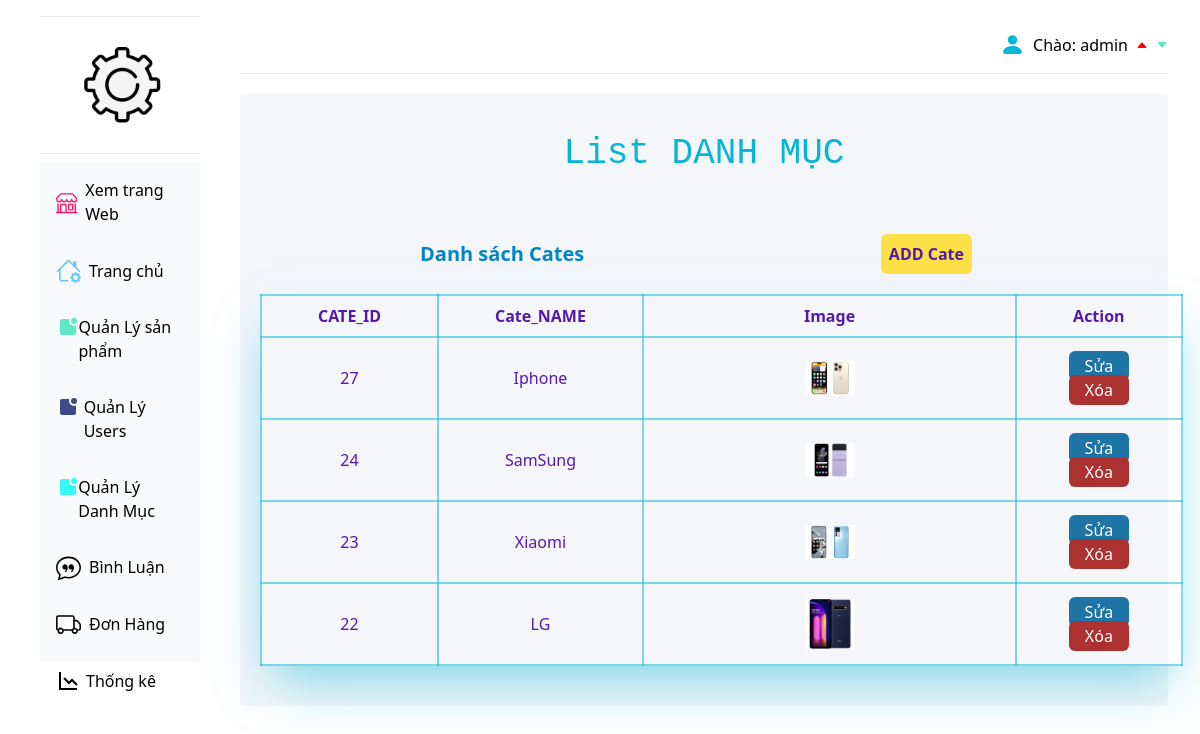
Screenshot of /admin/index.php?act=list-cate (signed in) with the database file from the repository.
### tables this page shows
CREATE TABLE `categories` (
  `id` int(11) NOT NULL,
  `categories_name` varchar(255) DEFAULT NULL,
  `image` varchar(255) DEFAULT NULL
);

### guest/pdo.php (called while the page is built, shortened)
<?php
function pdo_get_connection()
{
    $dburl = "mysql:host=localhost;dbname=duan1;charset=utf8";
    $username = 'root';
    $password = '';
    $conn = new PDO($dburl, $username, $password);
    $conn->setAttribute(PDO::ATTR_ERRMODE, PDO::ERRMODE_EXCEPTION);
    return $conn;
}
function pdo_query($sql)
{
    $sql_args = array_slice(func_get_args(), 1);
    try {
        $conn = pdo_get_connection();
        $stmt = $conn->prepare($sql);
        $stmt->execute($sql_args);
        $rows = $stmt->fetchAll();
        return $rows;
    } catch (PDOException $e) {
        throw $e;
    } finally {
        unset($conn);
    }
}

### guest/category.php (called while the page is built, shortened)
<?php
require_once "pdo.php";
function lay_tat_ca_danh_muc($order = "DESC")
{
    $sql = "SELECT * FROM categories ORDER BY id $order";
    $ds_danh_muc = pdo_query($sql);
    return $ds_danh_muc;
}

### admin/danh-muc/list-cate.php (the view)
<div class="home mt-5 px-5 py-10 mr-8 bg-[#F4F6FA] h-auto rounded">
    <div class="ad-r col-span-2">
        <h1 class="text-center text-cyan-500 pb-10  text-4xl " style="font-family: 'Courier New', Courier, monospace">List DANH MỤC</h1>
        <div class="justify-between mx-40 flex items-center">
            <h1 class="text-[20px] font-semibold text-sky-600 my-5">Danh sách Cates</h1>
            <a href="index.php?act=them_dm" class=" bg-yellow-300 text-center  py-2 px-2 rounded-md hover:bg-[#BAAACE] hover:text-white mx-4 font-semibold text-[#551AA9] my-5">ADD
                Cate</a>
        </div>
        <table class="table mx-auto border-2 shadow-2xl shadow-cyan-500/50 border-cyan-500/50">
            <tr class="border-2 border-cyan-500/50  text-[#551AA9] ">
                <th class="border-2 border-cyan-500/50  px-14 py-2">CATE_ID</th>
                <th class="border-2 border-cyan-500/50 px-14 py-2">Cate_NAME</th>
                <th class="border-2 border-cyan-500/50 px-40 py-2">Image</th>
                <th class="border-2 border-cyan-500/50 px-14 py-2">
                    Action
                </th>
            </tr>
            <?php
            foreach ($ds_danh_muc as $dsdm) {
                extract($dsdm);
                $sua_dm = "index.php?act=sua_dm&id=" . $id;
                $xoa_dm = "index.php?act=xoa_dm&id=" . $id;
                $image = "../upload/" . $image;
            ?>
                <tr class="text-[#551AA9] ">
                    <td class="border-2 border-cyan-500/50 py-4 px-2 text-center">
                        <?= $id ?>
                    </td>
                    <td class="border-2 border-cyan-500/50 py-4 px-2 text-center">
                        <?= $categories_name ?>
                    </td>
                    <td class="border-2 border-cyan-500/50 py-2 px-2 text-center ">
                        <img src="<?= $image ?>" alt="" width="50px" class="text-center inline-block">
                    </td>
                    <td class="border-2 border-cyan-500/50 py-4 px-2 text-center">
                        <a class="py-1 px-4 bg-[#1E74A4] hover:bg-[#BAAACE] hover:text-white text-white rounded-md mx-2" href="<?= $sua_dm ?>">Sửa</a>
                        <a onclick="return confirm('Bạn có muốn xóa không')" class="text-white hover:bg-[#BAAACE] hover:text-white bg-[#AC3131] py-1 px-4 rounded-md mx-2" href="<?= $xoa_dm ?>">Xóa</a>
                    </td>
                </tr>
            <?php
            }
            ?>
        </table>
    </div>
</div>
</div>
</div>
</body>
</html>

### rows the page displays
categories: id "27", categories_name "Iphone", shows a picture
categories: id "24", categories_name "SamSung", shows a picture
categories: id "23", categories_name "Xiaomi", shows a picture
categories: id "22", categories_name "LG", shows a picture

### other values shown
$_SESSION['dangky'] "admin"
